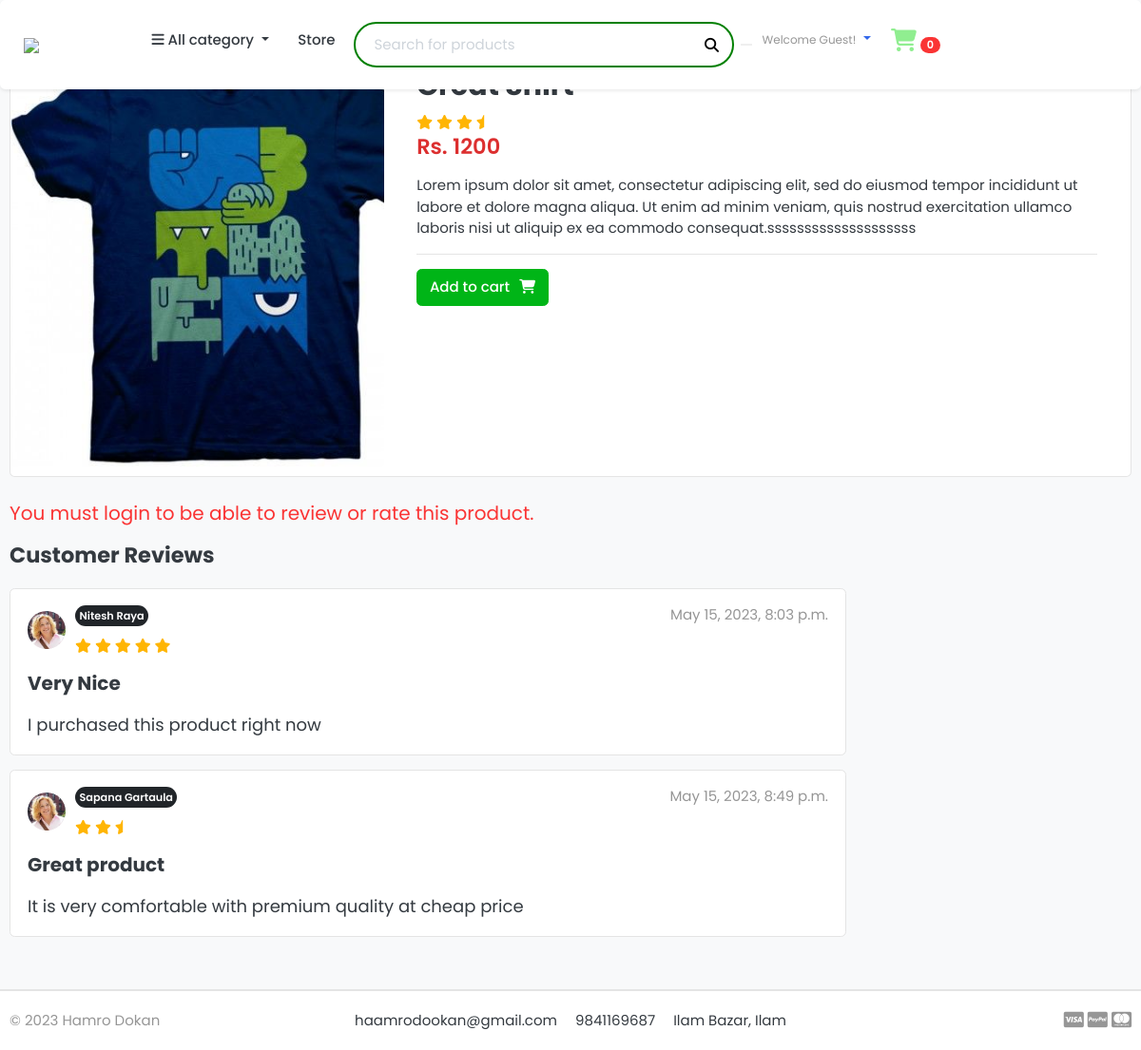
The page /store/category/shirt/great-shirt/ on the database as committed earlier.
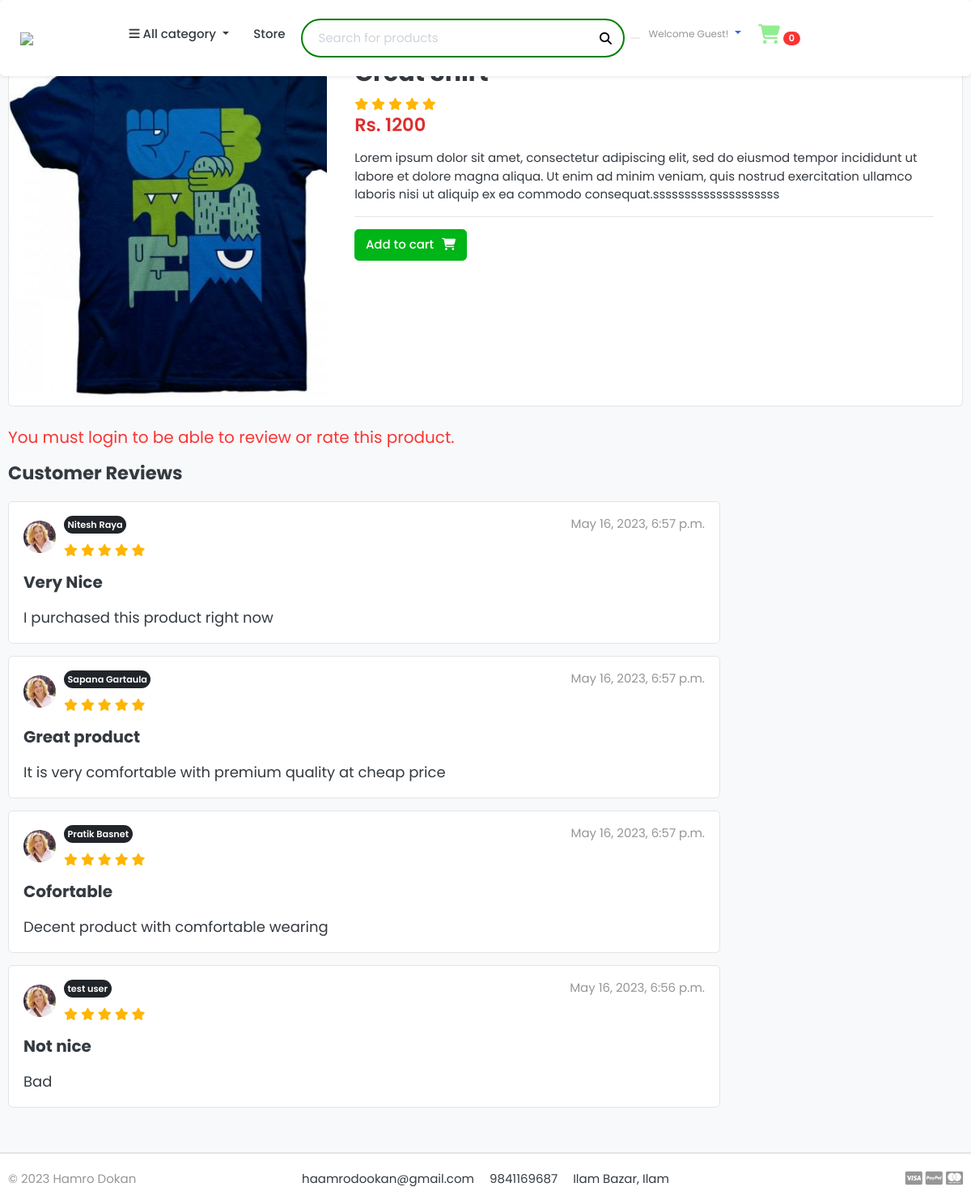
The same page on the database as committed later.
### store/models.py (models this page shows, shortened)
class Product(models.Model):
    product_name = models.CharField(max_length=100)
    slug = models.SlugField(max_length=50)
    price = models.IntegerField()
    description = models.TextField(max_length=500, blank=True)
    Image = models.ImageField(upload_to="photos/products")
    stock = models.IntegerField()
    is_available = models.BooleanField(default=True)
    category = models.ForeignKey(Category, on_delete=models.CASCADE)
    created_date = models.DateTimeField(auto_now_add=True)
    modified_date = models.DateTimeField(auto_now=True)
    def averageRating(self):
        reviews = ReviewRating.objects.filter(product=self, status=True).aggregate(average=Avg('rating'))
        avg = 0
        if reviews['average'] is not None:
            avg = float(reviews['average'])
        return avg

class ReviewRating(models.Model):
    product = models.ForeignKey(Product,on_delete=models.CASCADE)
    user  = models.ForeignKey(Account, on_delete=models.CASCADE)
    subject = models.CharField(max_length=100, blank=True)
    review = models.TextField(blank=True)
    rating = models.FloatField()
    ip = models.CharField(max_length=20, blank=True)
    status = models.BooleanField(default=True)
    created_at = models.DateTimeField(auto_now_add=True)
    updated_at = models.DateTimeField(auto_now=True)

### accounts/models.py (models this page shows, shortened)
class Account(AbstractBaseUser):
    first_name = models.CharField(max_length=50)
    last_name = models.CharField(max_length=50)
    username = models.CharField(max_length=50, unique=True)
    email  = models.EmailField(max_length=100, unique=True)
    phone_number = models.CharField(max_length=100)
    country = models.CharField(max_length=100, blank=True)
    date_joined = models.DateTimeField(auto_now_add=True)
    last_login = models.DateTimeField(auto_now_add=True)
    is_admin = models.BooleanField(default=False)
    is_staff = models.BooleanField(default=False)
    is_active = models.BooleanField(default=False)
    is_superadmin = models.BooleanField(default=False)
    USERNAME_FIELD  = 'email' #this is to make email default login method
    REQUIRED_FIELDS = ['first_name','last_name','username']
    objects = MyAccountManager() #informing this class about the above class

### store/views.py (the view)
# urls.py: path('category/<slug:category_slug>/<slug:product_slug>/',views.product_detail, name='product_detail'),
def product_detail(request, category_slug, product_slug):
    try:
        single_product = Product.objects.get(category__slug=category_slug, slug=product_slug)
        in_cart = CartItem.objects.filter(cart__cart_id=_cart_id(request),product=single_product).exists()
        reviews = ReviewRating.objects.filter(product__id=single_product.id)
    except Exception as e:
        raise e
    if request.user.is_authenticated:
        try:
            orderproduct = OrderProduct.objects.filter(user=request.user, product_id = single_product.id).exists()
        except OrderProduct.DoesNotExist:
            orderproduct = None
    else:
        orderproduct = None
    context = {
        'single_product': single_product,
        'in_cart': in_cart,
        'reviews': reviews,
        'orderproduct':orderproduct,
    }
    return render(request, 'store/product_detail.html', context)

### templates/store/product_detail.html (shortened to what this page needs)
{% extends 'base.html' %}
{% load static %}
{% block content %}
    <section class="section-content padding-y bg">
        <div class="container">
        <div class="card">
            <div class="row no-gutters">
                <aside class="col-md-4">
        <article class="gallery-wrap">
            <div class="img-big-wrap">
            <img id="detailphoto" class="image-fluid" src="{{ single_product.Image.url }}">
            </div>
        </article>
                </aside>
                <main class="col-md-8">
        <form action="{% url 'add_cart' single_product.id %}" method="POST">
            <article class="content-body">
                <h2 class="title">{{single_product.product_name}}</h2>
                <div class="rating-star">
                    <span>
                        <i class="fa fa-star{% if single_product.averageRating < 0.5 %}-o{% elif single_product.averageRating >= 0.5 and single_product.averageRating < 1 %}-half {% endif %}" aria-hidden="true"></i>
                        <i class="fa fa-star{% if single_product.averageRating < 1.5 %}-o{% elif single_product.averageRating >= 1.5 and  single_product.averageRating < 2 %}-half {% endif %}" aria-hidden="true"></i>
                        <i class="fa fa-star{% if single_product.averageRating < 2.5 %}-o{% elif single_product.averageRating >= 2.5 and  single_product.averageRating < 3 %}-half {% endif %}" aria-hidden="true"></i>
                        <i class="fa fa-star{% if single_product.averageRating < 3.5 %}-o{% elif single_product.averageRating >= 3.5 and  single_product.averageRating < 4 %}-half {% endif %}" aria-hidden="true"></i>
                        <i class="fa fa-star{% if single_product.averageRating < 4.5 %}-o{% elif single_product.averageRating >= 4.5 and single_product.averageRating < 5 %}-half {% endif %}" aria-hidden="true"></i>
                    </span>
                </div>
                <div class="mb-3">
                    <var class="price h4" style="color: #dc2f2f;">Rs. {{single_product.price}}</var>
                </div>
                <p class="fs-1">{{single_product.description}}</p>
                    {% if single_product.stock < 1 %}
                        <h3 class="text-danger">Out of stock</h3>
                    {% else %}
                    <hr>
                    <button type="submit" class="btn btn-success pb-2 pt-2 mb-3"> <span class="text ">Add to cart</span><i class="fa fa-shopping-cart"></i></button>
                    {% endif %}
            </article>
        </form>
                </main>
            </div>
        </div>
        <br>
        <div class="row">
                    <div class="col-md-9 align-center">
                {% if user.is_authenticated %}
                    <form method="POST" action="{% url 'submit_review' single_product.id %}">
                        {% csrf_token %}
                        <h4>Leave a review so that it helpul for other customers</h4>
                        <div class="rate">
                            <input type="radio" name="rating" id="rating10" value="5" required><label for="rating10" title="5"></label>
                            <input type="radio" name="rating" id="rating9" value="4.5" required><label for="rating9" title="4.5" class="half"></label>
                            <input type="radio" name="rating" id="rating8" value="4" required><label for="rating8" title="4"></label>
                            <input type="radio" name="rating" id="rating7" value="3.5" required><label for="rating7" title="3.5" class="half"></label>
                            <input type="radio" name="rating" id="rating6" value="3" required><label for="rating6" title="3"></label>
                            <input type="radio" name="rating" id="rating5" value="2.5" required><label for="rating5" title="2.5" class="half"></label>
                            <input type="radio" name="rating" id="rating4" value="2" required><label for="rating4" title="2"></label>
                            <input type="radio" name="rating" id="rating3" value="1.5" required><label for="rating3" title="1.5" class="half"></label>
                            <input type="radio" name="rating" id="rating2" value="1" required><label for="rating2" title="1"></label>
                        </div>
                        {% include 'includes/alerts.html' %}
                        <div>
                            Review Title:
                            <input type="text" class="form-control" name="subject" required>
                            Review Message:
                            <textarea type="text" class="form-control" name="review" rows="4"></textarea>
                            <br>
                            {% if orderproduct %}
                            <input type="submit" class="btn btn-success">
                            {% else %}
                            <p class="text-danger" style="font-size: 20px;">You must purchase the product to rate it.</p>
                            {% endif %}
                        </div>
                    </form>
                {% else %}
                <p class="text-danger" style="font-size: 20px;">You must login to be able to review or rate this product.</p>
                {% endif %}
            <header class="section-heading">
                <h4>Customer Reviews</h4>
            </header>
            {% if reviews %}
                {% for review in reviews %}
                    <article class="box mb-3">
                        <div class="icontext w-100">
                            <img src="{% static '/images/avatars/avatar1.jpg' %}" class="img-xs icon rounded-circle">
                            <div class="text">
                                <span class="date text-muted float-md-right">{{review.updated_at}}</span>
                                <h6 class="mb-1 badge badge-dark rounded-pill d-inline">{{review.user.first_name}} {{review.user.last_name}}</h6>
                                <div class="rating-star mt-3">
                                    <span>
                                        <i class="fa fa-star{% if review.rating == 0.5 %}-half{% elif review.rating < 1 %}-o {% endif %}" aria-hidden="true"></i>
                                        <i class="fa fa-star{% if review.rating == 1.5 %}-half{% elif review.rating < 2 %}-o {% endif %}" aria-hidden="true"></i>
                                        <i class="fa fa-star{% if review.rating == 2.5 %}-half{% elif review.rating < 3 %}-o {% endif %}" aria-hidden="true"></i>
                                        <i class="fa fa-star{% if review.rating == 3.5 %}-half{% elif review.rating < 4 %}-o {% endif %}" aria-hidden="true"></i>
                                        <i class="fa fa-star{% if review.rating == 4.5 %}-half{% elif review.rating < 5 %}-o {% endif %}" aria-hidden="true"></i>
                                    </span>
                                </div>
                            </div>
                        </div>
                        <div class="mt-3">
                            <p style="font-size: 20px; font-weight: bold;">
                                {{review.subject}}
                            </p>
                            <p style="font-size: 18px;">
                                {{review.review}}
                            </p>
                        </div>
                    </article>
                {% endfor %}
            {% else %}
                <p>No ratings for the products yet.</p>
            {% endif %}
            </div>
        </div>
        </div>
        </section>
{% endblock content %}

### templates/base.html (shortened to what this page needs)
{% load static %}
<!DOCTYPE HTML>
<html lang="en">
<head>
<link href="{% static 'css/bootstrap.css' %}" rel="stylesheet" type="text/css"/>
<link href="{% static 'fonts/fontawesome/css/all.min.css' %}" type="text/css" rel="stylesheet">
<link href="{% static 'fonts/fontawesome/css/all.css' %}" type="text/css" rel="stylesheet">
<link rel="stylesheet" href="https://cdnjs.cloudflare.com/ajax/libs/font-awesome/6.3.0/css/all.min.css"/>
<link href="{% static 'css/ui.css' %}" rel="stylesheet" type="text/css"/>
<link href="{% static 'css/custom.css' %}" rel="stylesheet" type="text/css"/>
<link href="{% static 'css/responsive.css' %}" rel="stylesheet" media="only screen and (max-width: 1200px)"/>
</head>
{% include 'includes/navbar.html' %}
{% block content %}
{% endblock content %}
{% include 'includes/footer.html' %}

### templates/includes/navbar.html (shortened to what this page needs)
{% load static %}
<header class="section-header">
    <nav class="navbar navbar-expand-sm fixed-top shadow-sm mb-5 bg-white rounded" id="n">
        <div class="container-fluid py-3">
            <a href="{% url 'home' %}" class="navbar-brand ">
                <img class="logo" src="{% static 'images/logo_Rm_bg.png' %}">
            </a>
            <div class="collapse navbar-collapse" id="navbarContent">
                <ul class="navbar-nav">
                    <li class="nav-item dropdown">
                        <a class="nav-link btn dropdown-toggle btn" href="#" id="categoriesDropdown" role="button" data-toggle="dropdown" aria-haspopup="true" aria-expanded="false">
                            <i class="fa fa-bars"></i> All category
                        </a>
                    </li>
                    <li class="nav-item">
                        <a href="{% url 'store' %}" class=" ml-2 mr-2 nav-link btn">Store</a>
                    </li>
                    <li class="nav-item">
                        <form action="{% url 'search' %}" class="form-inline my-2 my-lg-0" method="GET">
                            <input class="form-control mr-sm-2" type="text" placeholder="Search for products" name="keyword" id="nav-search">
                            <button type="submit"><i class="fa fa-search"></i></button>
                        </form>
                    </li>
                    <li class="nav-item dropdown ml-auto">
                        <a href="#" class="nav-link dropdown-toggle" id="userDropdown" role="button" data-toggle="dropdown" aria-haspopup="true" aria-expanded="false">
                            {% if user.id is not None %}
                                <small class="text-muted">Welcome {{user.first_name}}!</small>
                            {% else %}
                                <small class="text-muted">Welcome Guest!</small>
                            {% endif %}
                        </a>
                    </li>
                        <li class="nav-item">
                            <a href="{% url 'cart' %}" class="nav-link">
                                <i class="fa fa-shopping-cart" id="kart"></i>
                                <span class="badge badge-pill badge-danger">{{cart_count}}</span>
                            </a>
                        </li>
                </ul>
            </div>
        </div>
    </nav>
</header>

### templates/includes/footer.html (shortened to what this page needs)
{% load static %}
<footer class="section-footer border-top">
	<div class="container">
		<section class="footer-bottom border-top row">
			<div class="col-md-2">
				<p class="text-muted"> &copy 2023 Hamro Dokan </p>
			</div>
			<div class="col-md-8 text-md-center">
				<span  class="px-2">haamrodookan@gmail.com</span>
				<span  class="px-2">9841169687</span>
				<span  class="px-2">Ilam Bazar, Ilam</span>
			</div>
			<div class="col-md-2 text-md-right text-muted">
			</div>
		</section>
	</div>
</footer>

Rows that differ between the two databases and show on the page:
changed ReviewRating "Very Nice": updated_at "May 15, 2023, 8:03 p.m." → "May 16, 2023, 6:57 p.m."
changed ReviewRating "Great product": updated_at "May 15, 2023, 8:49 p.m." → "May 16, 2023, 6:57 p.m."; rating 2.5 → 5 (drawn)
added ReviewRating: updated_at "May 16, 2023, 6:57 p.m.", user.first_name "Pratik", user.last_name "Basnet", rating 5 (drawn), subject "Cofortable", review "Decent product with comfortable wearing"
added ReviewRating: updated_at "May 16, 2023, 6:56 p.m.", user.first_name "test", user.last_name "user", rating 5 (drawn), subject "Not nice", review "Bad"
